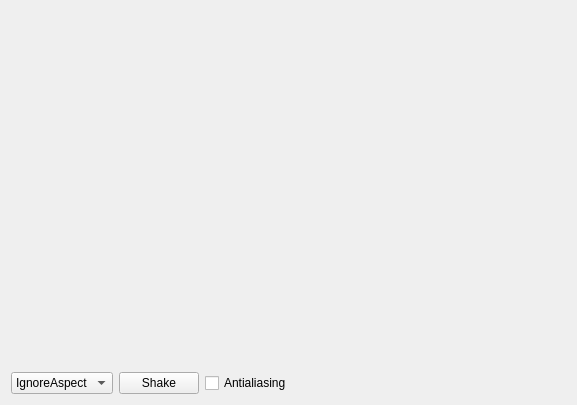
<?xml version="1.0" encoding="UTF-8"?>
<ui version="4.0">
 <class>CameraForm</class>
 <widget class="QWidget" name="CameraForm">
  <property name="geometry">
   <rect>
    <x>0</x>
    <y>0</y>
    <width>577</width>
    <height>405</height>
   </rect>
  </property>
  <property name="windowTitle">
   <string>Pixelschlacht: Camera Example</string>
  </property>
  <layout class="QVBoxLayout" name="verticalLayout">
   <item>
    <widget class="Qtr2dWidget" name="pxswidget" native="true">
     <property name="sizePolicy">
      <sizepolicy hsizetype="Preferred" vsizetype="Expanding">
       <horstretch>0</horstretch>
       <verstretch>0</verstretch>
      </sizepolicy>
     </property>
    </widget>
   </item>
   <item>
    <layout class="QHBoxLayout" name="horizontalLayout">
     <item>
      <widget class="QComboBox" name="cbxAspectMode">
       <item>
        <property name="text">
         <string>IgnoreAspect</string>
        </property>
       </item>
       <item>
        <property name="text">
         <string>FitToScreen</string>
        </property>
       </item>
       <item>
        <property name="text">
         <string>AutoWidth</string>
        </property>
       </item>
       <item>
        <property name="text">
         <string>AutoHeight</string>
        </property>
       </item>
      </widget>
     </item>
     <item>
      <widget class="QPushButton" name="btnShake">
       <property name="text">
        <string>Shake</string>
       </property>
      </widget>
     </item>
     <item>
      <widget class="QCheckBox" name="chkAntialias">
       <property name="text">
        <string>Antialiasing</string>
       </property>
      </widget>
     </item>
     <item>
      <spacer name="horizontalSpacer">
       <property name="orientation">
        <enum>Qt::Horizontal</enum>
       </property>
       <property name="sizeHint" stdset="0">
        <size>
         <width>40</width>
         <height>20</height>
        </size>
       </property>
      </spacer>
     </item>
    </layout>
   </item>
  </layout>
 </widget>
 <customwidgets>
  <customwidget>
   <class>Qtr2dWidget</class>
   <extends>QWidget</extends>
   <header>qtr2dwidget.h</header>
   <container>1</container>
  </customwidget>
 </customwidgets>
 <resources/>
 <connections/>
</ui>
